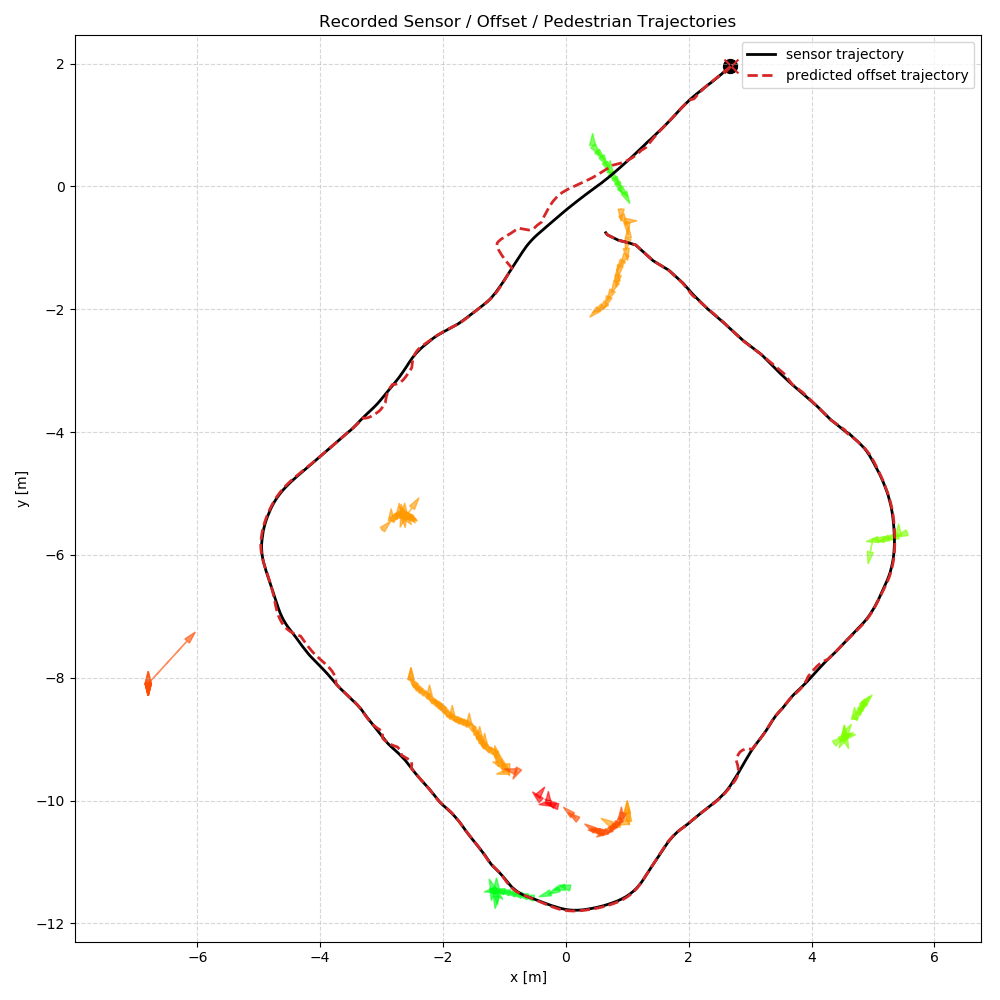

This chart was generated by the following Python code:
#!/usr/bin/env python3
from __future__ import annotations

import argparse
import json
import math
from typing import Any, Dict, List, Optional, Sequence, Tuple

import matplotlib.pyplot as plt
import numpy as np

from utils import ConstantVelocityEKF


Point3 = Tuple[float, float, float]
TrackedState = Tuple[float, float, float, float, float]


def parse_bool_arg(value: str) -> bool:
    normalized = value.strip().lower()
    if normalized in {"1", "true", "t", "yes", "y", "on"}:
        return True
    if normalized in {"0", "false", "f", "no", "n", "off"}:
        return False
    raise argparse.ArgumentTypeError(f"Invalid boolean value: {value}")


def load_frames(record_path: str) -> List[Dict[str, Any]]:
    with open(record_path, "r", encoding="ascii") as f:
        payload = json.load(f)
    frames = payload.get("frames", [])
    if not isinstance(frames, list):
        raise ValueError("record file must contain a top-level 'frames' list.")
    return frames


def slice_frames(
    frames: Sequence[Dict[str, Any]],
    start_frame: int,
    end_frame: Optional[int],
) -> List[Dict[str, Any]]:
    if not frames:
        return []

    if start_frame < 0:
        raise ValueError("--start-frame must be >= 0")

    if end_frame is None:
        end_frame = len(frames) - 1

    if end_frame < start_frame:
        raise ValueError("--end-frame must be >= --start-frame")

    selected = [
        frame
        for frame in frames
        if start_frame <= int(frame["frame_index"]) <= end_frame
    ]
    return selected


def build_sensor_positions(frames: Sequence[Dict[str, Any]]) -> List[Point3]:
    sensor_positions: List[Point3] = []
    for frame in frames:
        state = frame["sensor_filtered_state"]
        sensor_positions.append((float(state[0]), float(state[1]), float(frame["timestamp"])))
    return sensor_positions


def build_offset_positions(frames: Sequence[Dict[str, Any]]) -> List[Tuple[float, float]]:
    return [
        (float(frame["offset_position"][0]), float(frame["offset_position"][1]))
        for frame in frames
    ]


def compute_social_force_offset(
    position: Tuple[float, float],
    pedestrians: Sequence[Dict[str, Any]],
) -> Tuple[float, float]:
    total_fx = 0.0
    total_fy = 0.0
    robot_x, robot_y = position

    for ped in pedestrians:
        px, py, vx, vy = ped["filtered_state"]
        diff_x = robot_x - (float(px) + float(vx))
        diff_y = robot_y - (float(py) + float(vy))
        dist = math.hypot(diff_x, diff_y)
        if dist < 1e-3:
            continue

        direction_x = diff_x / dist
        direction_y = diff_y / dist
        force_mag = math.exp(-dist / 0.5) * 1
        total_fx += force_mag * direction_x
        total_fy += force_mag * direction_y

    return (total_fx, total_fy)


def build_social_force_positions(frames: Sequence[Dict[str, Any]]) -> List[Tuple[float, float]]:
    social_force_positions: List[Tuple[float, float]] = []
    for frame in frames:
        sensor_state = frame["sensor_filtered_state"]
        sensor_pos = (float(sensor_state[0]), float(sensor_state[1]))
        pedestrians = frame.get("pedestrian_tracks", [])
        offset = compute_social_force_offset(sensor_pos, pedestrians)
        social_force_positions.append((sensor_pos[0] + offset[0], sensor_pos[1] + offset[1]))
    return social_force_positions


def filter_offset_positions(
    frames: Sequence[Dict[str, Any]],
    offset_positions: Sequence[Tuple[float, float]],
) -> List[Tuple[float, float]]:
    if not frames or not offset_positions:
        return []

    if len(frames) != len(offset_positions):
        raise ValueError("frames and offset_positions must have the same length.")

    ekf = ConstantVelocityEKF(
        process_noise_position=3,
        process_noise_velocity=1.0, 
        measurement_noise=0.002)
    
    filtered_positions: List[Tuple[float, float]] = []
    prev_timestamp: Optional[float] = None

    for frame, offset_position in zip(frames, offset_positions):
        timestamp = float(frame["timestamp"])
        curr_x = float(offset_position[0])
        curr_y = float(offset_position[1])

        if ekf.state is None:
            ekf.initialize(curr_x, curr_y)
        elif prev_timestamp is not None:
            ekf.predict(timestamp - prev_timestamp)

        filtered_state = ekf.update(np.array([curr_x, curr_y], dtype=np.float64))
        filtered_positions.append((float(filtered_state[0]), float(filtered_state[1])))
        prev_timestamp = timestamp

    return filtered_positions


def build_pedestrian_tracks(frames: Sequence[Dict[str, Any]]) -> Dict[str, Dict[str, Any]]:
    tracks: Dict[str, Dict[str, Any]] = {}
    for frame in frames:
        timestamp = float(frame["timestamp"])
        for ped in frame.get("pedestrian_tracks", []):
            track_id = str(ped["track_id"])
            color = tuple(float(v) for v in ped["color"])
            state = ped["filtered_state"]
            track = tracks.setdefault(track_id, {"color": color, "filtered_states": []})
            track["color"] = color
            track["filtered_states"].append(
                (
                    float(state[0]),
                    float(state[1]),
                    float(state[2]),
                    float(state[3]),
                    timestamp,
                )
            )
    return tracks


def build_segments(filtered_states: Sequence[TrackedState]) -> List[Tuple[float, float, float, float, float]]:
    segments = []
    for i in range(1, len(filtered_states)):
        prev_x, prev_y, _, _, _ = filtered_states[i - 1]
        curr_x, curr_y, curr_vx, curr_vy, _ = filtered_states[i]
        speed = float(np.hypot(curr_vx, curr_vy))
        segments.append((prev_x, prev_y, curr_x, curr_y, speed))
    return segments


def draw_on_axis(
    ax,
    sensor_positions: Sequence[Point3],
    offset_positions: Sequence[Tuple[float, float]],
    social_force_positions: Sequence[Tuple[float, float]],
    pedestrian_tracks: Dict[str, Dict[str, Any]],
    title: str,
) -> None:
    ax.clear()

    if sensor_positions:
        sensor_pos_array = np.array([(x, y) for x, y, _ in sensor_positions], dtype=np.float32)
        ax.plot(sensor_pos_array[:, 0], sensor_pos_array[:, 1], color="black", linewidth=2.0, label="sensor trajectory")
        ax.scatter(sensor_pos_array[-1, 0], sensor_pos_array[-1, 1], c="black", s=100, marker="o")

    if offset_positions:
        offset_array = np.array(offset_positions, dtype=np.float32)
        ax.plot(offset_array[:, 0], offset_array[:, 1], color="tab:red", linewidth=2.0, linestyle="--", label="predicted offset trajectory")
        ax.scatter(offset_array[-1, 0], offset_array[-1, 1], c="tab:red", s=100, marker="x")

    if social_force_positions:
        social_force_array = np.array(social_force_positions, dtype=np.float32)
        ax.plot(
            social_force_array[:, 0],
            social_force_array[:, 1],
            color="tab:blue",
            linewidth=2.0,
            linestyle=":",
            label="social force offset trajectory",
        )
        ax.scatter(social_force_array[-1, 0], social_force_array[-1, 1], c="tab:blue", s=100, marker="+")

    for track_id, track in pedestrian_tracks.items():
        color = track["color"]
        filtered_states = track["filtered_states"]
        segments = build_segments(filtered_states)

        for prev_x, prev_y, curr_x, curr_y, speed in segments:
            dx = curr_x - prev_x
            dy = curr_y - prev_y
            scale = min(speed * 0.1, 1.0)
            ax.arrow(prev_x, prev_y, dx * scale, dy * scale, head_width=0.1, head_length=0.2, fc=color, ec=color, alpha=0.6)

        # if filtered_states:
        #     state_array = np.array([(x, y) for x, y, _, _, _ in filtered_states], dtype=np.float32)
        #     ax.plot(state_array[:, 0], state_array[:, 1], color=color, linewidth=1.5, alpha=0.8)
        #     curr_x, curr_y, curr_vx, curr_vy, _ = filtered_states[-1]
        #     ax.scatter(curr_x, curr_y, c=[color], s=50, marker="o", label=f"ped {track_id}")
        #     ax.arrow(
        #         curr_x,
        #         curr_y,
        #         curr_vx * 0.3,
        #         curr_vy * 0.3,
        #         head_width=0.1,
        #         head_length=0.15,
        #         fc=color,
        #         ec=color,
        #         alpha=0.9,
        #     )

    all_points: List[Tuple[float, float]] = []
    all_points.extend([(x, y) for x, y, _ in sensor_positions])
    all_points.extend(offset_positions)
    all_points.extend(social_force_positions)
    for track in pedestrian_tracks.values():
        all_points.extend([(x, y) for x, y, _, _, _ in track["filtered_states"]])

    if all_points:
        all_points_np = np.array(all_points, dtype=np.float32)
        min_xy = np.min(all_points_np, axis=0)
        max_xy = np.max(all_points_np, axis=0)
        center_xy = 0.5 * (min_xy + max_xy)
        half_range = 0.5 * np.max(max_xy - min_xy) + 0.5
        ax.set_xlim(center_xy[0] - half_range, center_xy[0] + half_range)
        ax.set_ylim(center_xy[1] - half_range, center_xy[1] + half_range)

    ax.set_aspect("equal", adjustable="box")
    ax.grid(True, linestyle="--", alpha=0.5)
    ax.set_xlabel("x [m]")
    ax.set_ylabel("y [m]")
    ax.set_title(title)
    ax.legend(loc="upper right")


def main() -> None:
    ap = argparse.ArgumentParser()
    ap.add_argument("--record-path", type=str, default="record.json")
    ap.add_argument("--start-frame", type=int, default=0)
    ap.add_argument("--end-frame", type=int, default=None)
    ap.add_argument("--title", type=str, default="Recorded Sensor / Offset / Pedestrian Trajectories")
    ap.add_argument("--save-path", type=str, default="visualize_record.png")
    ap.add_argument("--ekf", type=parse_bool_arg, nargs="?", const=True, default=True)
    ap.add_argument("--no-ekf", dest="ekf", action="store_false")
    ap.add_argument("--show-social-force-offset", type=parse_bool_arg, nargs="?", const=True, default=False)
    ap.add_argument("--no-show-social-force-offset", dest="show_social_force_offset", action="store_false")
    args = ap.parse_args()

    frames = load_frames(args.record_path)
    selected_frames = slice_frames(frames, args.start_frame, args.end_frame)
    if not selected_frames:
        raise ValueError("No frames selected. Check --start-frame and --end-frame.")

    sensor_positions = build_sensor_positions(selected_frames)
    offset_positions = build_offset_positions(selected_frames)
    if args.ekf:
        offset_positions = filter_offset_positions(selected_frames, offset_positions)
    social_force_positions = build_social_force_positions(selected_frames) if args.show_social_force_offset else []
    pedestrian_tracks = build_pedestrian_tracks(selected_frames)

    fig, ax = plt.subplots(figsize=(10, 10))
    draw_on_axis(
        ax,
        sensor_positions,
        offset_positions,
        social_force_positions,
        pedestrian_tracks,
        args.title,
    )
    fig.tight_layout()

    if args.save_path:
        fig.savefig(args.save_path)
    backend = plt.get_backend().lower()
    if "agg" in backend:
        plt.close(fig)
    else:
        plt.show()

# a standalone script that visualizes recorded sensor, predicted offset, and pedestrian trajectories from a JSON record file, allowing frame slicing and saving the resulting plot to a file.
if __name__ == "__main__":
    main()
